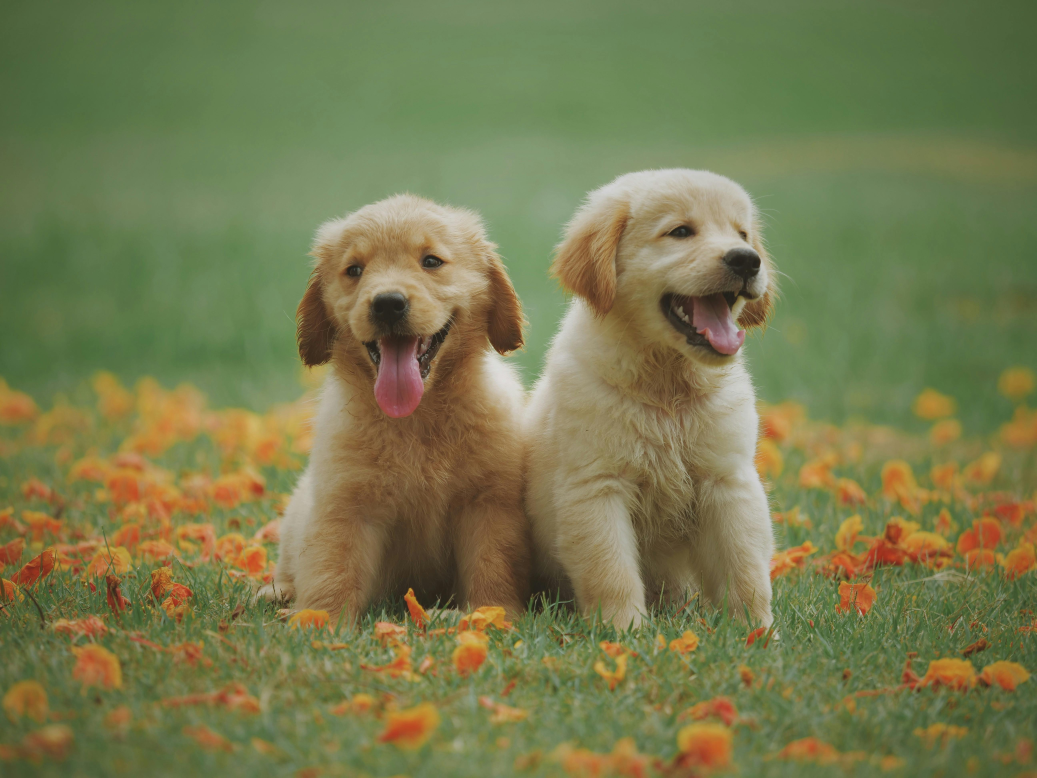
#> input picture image1.jpg, 5184 x 3888 px (shown at 1/5 size)
$ python A9.py
#> lines starting #> are read from the running program, lines starting #| are printed output that depends on the picture
import cv2, matplotlib.pyplot as plt
from skimage.feature import hog
from skimage import exposure

img = cv2.imread('image1.jpg', 0)
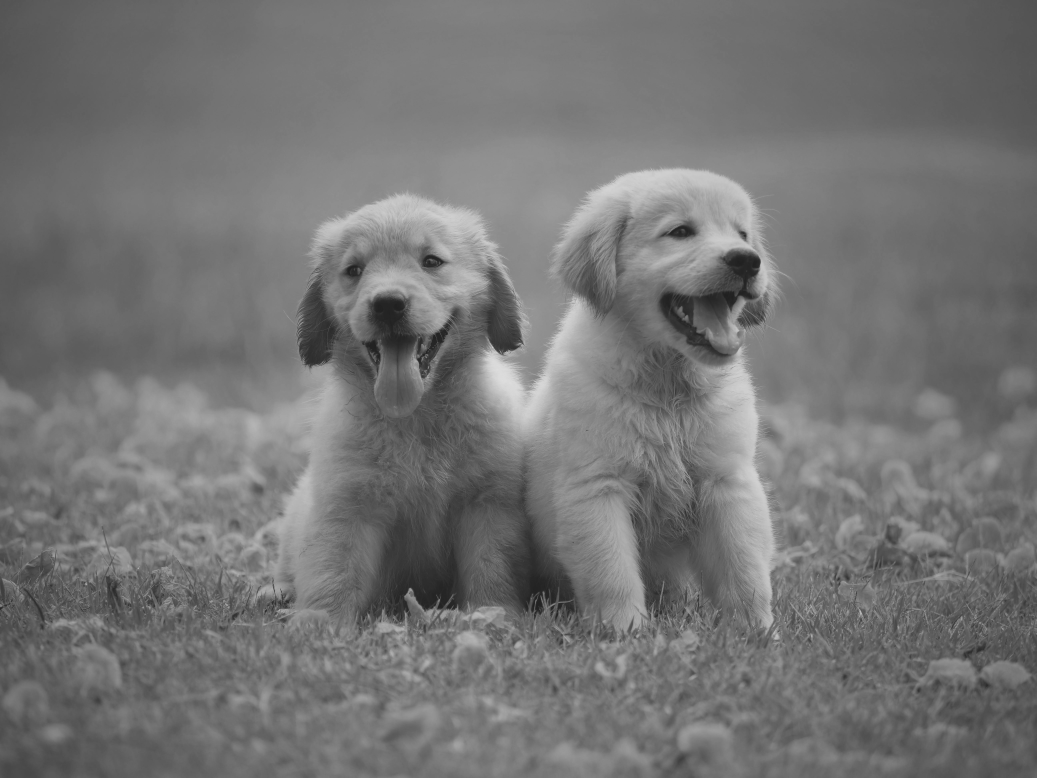
#> img: shape (3888, 5184) (shown at 1/5 size); min 19, max 228, mean 116.1

# ORB (alternative to SURF)
orb = cv2.ORB_create()
kp, _ = orb.detectAndCompute(img, None)
#> kp = 500 keypoints; strongest (x, y, size): (2536, 1758, 31), (2535, 1754, 31), (2534, 1754, 37.2), (2050, 2945, 111.1)
img_orb = cv2.drawKeypoints(img, kp, None, (0,255,0), 4)

# HOG Feature Descriptor
_, hog_img = hog(img, pixels_per_cell=(16,16), cells_per_block=(2,2), visualize=True)
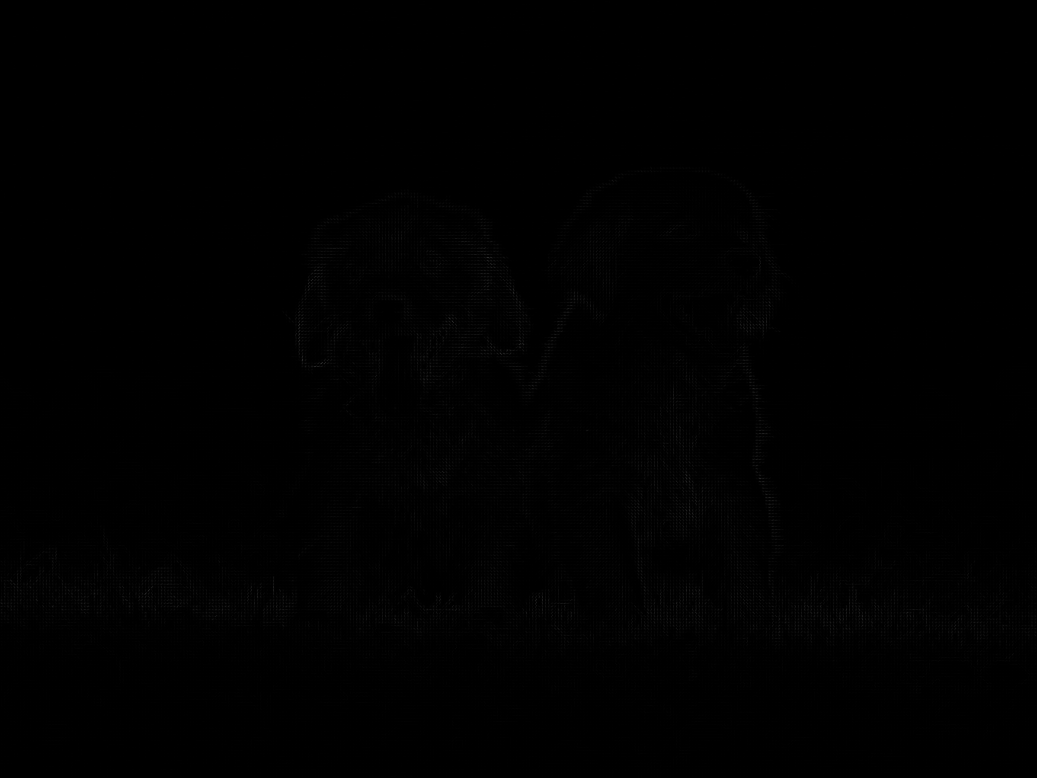
#> hog_img: shape (3888, 5184) float64 (shown at 1/5 size); min 0, max 48.4, mean 0.2; drawn with min black and max white
hog_img = exposure.rescale_intensity(hog_img, in_range=(0,255)).astype('uint8')
#> hog_img: shape (3888, 5184); every value is 0

# Display
plt.subplot(1,2,1), plt.imshow(img_orb, cmap='gray'), plt.title("ORB Features"), plt.axis('off')
plt.subplot(1,2,2), plt.imshow(hog_img, cmap='gray'), plt.title("HOG Descriptor"), plt.axis('off')
plt.show()
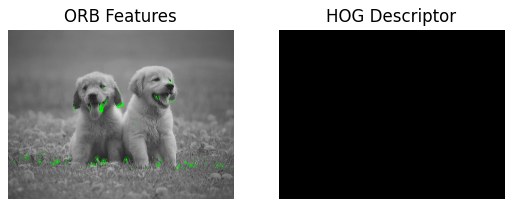
#> figure drawn by matplotlib, 2 panels
